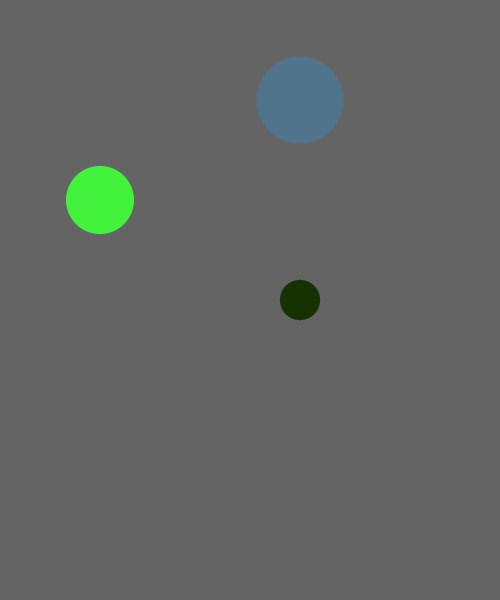
Frame 1 (no input)
Frame 60 (the mouse pressed at the canvas centre just before this capture): identical to frame 1, image omitted
Frame 120 (the mouse held since frame 60 and released just before this capture): identical to frame 1, image omitted

The Processing sketch that drew this single still picture (run headless with seeded random() and noise(); from frame 60 on, the mouse is pressed at the canvas centre):

// Processing sketch: w02_06_class_array
// ── w02_06_class_array.pde
// IMA | NYU Shanghai
// Kinetic Interfaces
// MOQN
// Jan 31 2018


Ball[] balls;

void setup() {
  size(500, 600);
  noStroke();

  // initialize the array
  balls = new Ball[3];

  // add the object into the array
  balls[0] = new Ball(100, 200);
  balls[1] = new Ball(300, 100);
  balls[2] = new Ball(300, 300);
}


void draw() {
  background(100);

  // now we have to use for-loop!
  for (int i=0; i<balls.length; i++) {
    balls[i].display();
  }
}


class Ball {
  // variables
  float x, y, size;
  color clr;

  // constructor
  Ball(float tempX, float tempY) {
    x = tempX;
    y = tempY;
    size = random(10, 100);
    clr = color(random(255), random(255), random(255));
  }

  // functions(methods)
  void display() {
    fill(clr);
    ellipse(x, y, size, size);
  }
}
